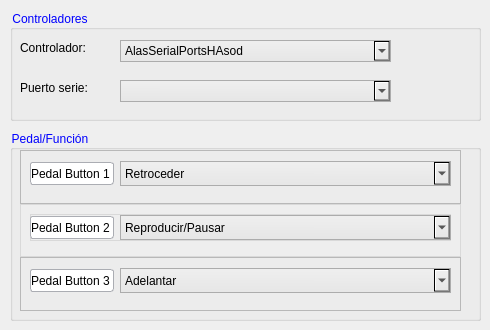
      <widget class="QWidget" name="tab_rep_pedales">
       <attribute name="title">
        <string>Pedales</string>
       </attribute>
       <widget class="QGroupBox" name="groupBox_28">
        <property name="geometry">
         <rect>
          <x>10</x>
          <y>10</y>
          <width>471</width>
          <height>111</height>
         </rect>
        </property>
        <property name="styleSheet">
         <string notr="true">color: rgb(0, 0, 255);</string>
        </property>
        <property name="title">
         <string>Controladores</string>
        </property>
        <widget class="QLabel" name="label_23">
         <property name="geometry">
          <rect>
           <x>10</x>
           <y>30</y>
           <width>71</width>
           <height>16</height>
          </rect>
         </property>
         <property name="styleSheet">
          <string notr="true">color: rgb(0, 0, 0);</string>
         </property>
         <property name="text">
          <string>Controlador:</string>
         </property>
        </widget>
        <widget class="QLabel" name="label_24">
         <property name="geometry">
          <rect>
           <x>10</x>
           <y>70</y>
           <width>71</width>
           <height>16</height>
          </rect>
         </property>
         <property name="styleSheet">
          <string notr="true">color: rgb(0, 0, 0);</string>
         </property>
         <property name="text">
          <string>Puerto serie:</string>
         </property>
        </widget>
        <widget class="QComboBox" name="comboBox_9">
         <property name="geometry">
          <rect>
           <x>110</x>
           <y>30</y>
           <width>271</width>
           <height>22</height>
          </rect>
         </property>
         <property name="styleSheet">
          <string notr="true">QComboBox{
	color: rgb(0, 0, 0);
	border: 1px solid rgb(172, 172, 172);
	background-color: qlineargradient(spread:pad, x1:0.494, y1:1, x2:0.5, y2:0, stop:0 rgba(230, 230, 230, 255), stop:1 rgba(239, 239, 239, 255));
	text-align: right;
}

QComboBox:hover{
	color: rgb(0, 0, 0);
	border: 1px solid rgb(86, 157, 229);
	background-color: qlineargradient(spread:pad, x1:0.505682, y1:1, x2:0.511, y2:0, stop:0 rgba(220, 236, 252, 255), stop:1 rgba(234, 243, 252, 255));
}</string>
         </property>
         <item>
          <property name="text">
           <string>AlasSerialPortsHAsod</string>
          </property>
         </item>
        </widget>
        <widget class="QComboBox" name="comboBox_10">
         <property name="geometry">
          <rect>
           <x>110</x>
           <y>70</y>
           <width>271</width>
           <height>22</height>
          </rect>
         </property>
         <property name="styleSheet">
          <string notr="true">QComboBox{
	color: rgb(0, 0, 0);
	border: 1px solid rgb(172, 172, 172);
	background-color: qlineargradient(spread:pad, x1:0.494, y1:1, x2:0.5, y2:0, stop:0 rgba(230, 230, 230, 255), stop:1 rgba(239, 239, 239, 255));
	text-align: right;
}

QComboBox:hover{
	color: rgb(0, 0, 0);
	border: 1px solid rgb(86, 157, 229);
	background-color: qlineargradient(spread:pad, x1:0.505682, y1:1, x2:0.511, y2:0, stop:0 rgba(220, 236, 252, 255), stop:1 rgba(234, 243, 252, 255));
}</string>
         </property>
        </widget>
       </widget>
       <widget class="QGroupBox" name="groupBox_29">
        <property name="geometry">
         <rect>
          <x>10</x>
          <y>130</y>
          <width>471</width>
          <height>191</height>
         </rect>
        </property>
        <property name="styleSheet">
         <string notr="true">color: rgb(0, 0, 255);</string>
        </property>
        <property name="title">
         <string>Pedal/Función</string>
        </property>
        <widget class="QWidget" name="layoutWidget">
         <property name="geometry">
          <rect>
           <x>10</x>
           <y>20</y>
           <width>441</width>
           <height>161</height>
          </rect>
         </property>
         <layout class="QVBoxLayout" name="verticalLayout">
          <property name="spacing">
           <number>0</number>
          </property>
          <item>
           <widget class="QFrame" name="frame_17">
            <property name="styleSheet">
             <string notr="true">#frame_17:hover{	
color: rgb(0, 0, 0);
	border: 1px solid rgb(86, 157, 229);
	background-color: qlineargradient(spread:pad, x1:0.505682, y1:1, x2:0.511, y2:0, stop:0 rgba(220, 236, 252, 255), stop:1 rgba(234, 243, 252, 255));
}</string>
            </property>
            <property name="frameShape">
             <enum>QFrame::StyledPanel</enum>
            </property>
            <property name="frameShadow">
             <enum>QFrame::Raised</enum>
            </property>
            <widget class="QWidget" name="layoutWidget">
             <property name="geometry">
              <rect>
               <x>10</x>
               <y>10</y>
               <width>421</width>
               <height>27</height>
              </rect>
             </property>
             <layout class="QHBoxLayout" name="horizontalLayout_18">
              <item>
               <widget class="QLineEdit" name="lineEdit_8">
                <property name="minimumSize">
                 <size>
                  <width>16</width>
                  <height>23</height>
                 </size>
                </property>
                <property name="styleSheet">
                 <string notr="true">QLineEdit{
	color: rgb(0, 0, 0);
	background-color: rgb(255, 255, 255);
	border: 1px solid rgb(171, 173, 179);
	border-radius: 3px;
}


</string>
                </property>
                <property name="text">
                 <string>Pedal Button 1</string>
                </property>
               </widget>
              </item>
              <item>
               <widget class="QComboBox" name="comboBox_11">
                <property name="minimumSize">
                 <size>
                  <width>331</width>
                  <height>25</height>
                 </size>
                </property>
                <property name="maximumSize">
                 <size>
                  <width>73</width>
                  <height>16777215</height>
                 </size>
                </property>
                <property name="styleSheet">
                 <string notr="true">QComboBox{
	color: rgb(0, 0, 0);
	border: 1px solid rgb(172, 172, 172);
	background-color: qlineargradient(spread:pad, x1:0.494, y1:1, x2:0.5, y2:0, stop:0 rgba(230, 230, 230, 255), stop:1 rgba(239, 239, 239, 255));
	text-align: right;
}

QComboBox:hover{
	color: rgb(0, 0, 0);
	border: 1px solid rgb(86, 157, 229);
	background-color: qlineargradient(spread:pad, x1:0.505682, y1:1, x2:0.511, y2:0, stop:0 rgba(220, 236, 252, 255), stop:1 rgba(234, 243, 252, 255));
}</string>
                </property>
                <item>
                 <property name="text">
                  <string>Retroceder</string>
                 </property>
                </item>
               </widget>
              </item>
             </layout>
            </widget>
           </widget>
          </item>
          <item>
           <widget class="QFrame" name="frame_19">
            <property name="styleSheet">
             <string notr="true">border: 1px solid rgb(217, 217, 217);
background-color: rgb(238, 238, 238);</string>
            </property>
            <property name="frameShape">
             <enum>QFrame::StyledPanel</enum>
            </property>
            <property name="frameShadow">
             <enum>QFrame::Raised</enum>
            </property>
            <widget class="QWidget" name="layoutWidget_8">
             <property name="geometry">
              <rect>
               <x>10</x>
               <y>10</y>
               <width>421</width>
               <height>27</height>
              </rect>
             </property>
             <layout class="QHBoxLayout" name="horizontalLayout_21">
              <item>
               <widget class="QLineEdit" name="lineEdit_20">
                <property name="minimumSize">
                 <size>
                  <width>16</width>
                  <height>23</height>
                 </size>
                </property>
                <property name="styleSheet">
                 <string notr="true">QLineEdit{
	color: rgb(0, 0, 0);
	background-color: rgb(255, 255, 255);
	border: 1px solid rgb(171, 173, 179);
	border-radius: 3px;
}


</string>
                </property>
                <property name="text">
                 <string>Pedal Button 2</string>
                </property>
               </widget>
              </item>
              <item>
               <widget class="QComboBox" name="comboBox_17">
                <property name="minimumSize">
                 <size>
                  <width>331</width>
                  <height>25</height>
                 </size>
                </property>
                <property name="maximumSize">
                 <size>
                  <width>73</width>
                  <height>16777215</height>
                 </size>
                </property>
                <property name="styleSheet">
                 <string notr="true">QComboBox{
	color: rgb(0, 0, 0);
	border: 1px solid rgb(172, 172, 172);
	background-color: qlineargradient(spread:pad, x1:0.494, y1:1, x2:0.5, y2:0, stop:0 rgba(230, 230, 230, 255), stop:1 rgba(239, 239, 239, 255));
	text-align: right;
}

QComboBox:hover{
	color: rgb(0, 0, 0);
	border: 1px solid rgb(86, 157, 229);
	background-color: qlineargradient(spread:pad, x1:0.505682, y1:1, x2:0.511, y2:0, stop:0 rgba(220, 236, 252, 255), stop:1 rgba(234, 243, 252, 255));
}</string>
                </property>
                <item>
                 <property name="text">
                  <string>Reproducir/Pausar</string>
                 </property>
                </item>
               </widget>
              </item>
             </layout>
            </widget>
           </widget>
          </item>
          <item>
           <widget class="QFrame" name="frame_20">
            <property name="styleSheet">
             <string notr="true">#frame_20:hover{	
color: rgb(0, 0, 0);
	border: 1px solid rgb(86, 157, 229);
	background-color: qlineargradient(spread:pad, x1:0.505682, y1:1, x2:0.511, y2:0, stop:0 rgba(220, 236, 252, 255), stop:1 rgba(234, 243, 252, 255));
}</string>
            </property>
            <property name="frameShape">
             <enum>QFrame::StyledPanel</enum>
            </property>
            <property name="frameShadow">
             <enum>QFrame::Raised</enum>
            </property>
            <widget class="QWidget" name="layoutWidget_10">
             <property name="geometry">
              <rect>
               <x>10</x>
               <y>10</y>
               <width>421</width>
               <height>27</height>
              </rect>
             </property>
             <layout class="QHBoxLayout" name="horizontalLayout_23">
              <item>
               <widget class="QLineEdit" name="lineEdit_22">
                <property name="minimumSize">
                 <size>
                  <width>16</width>
                  <height>23</height>
                 </size>
                </property>
                <property name="styleSheet">
                 <string notr="true">QLineEdit{
	color: rgb(0, 0, 0);
	background-color: rgb(255, 255, 255);
	border: 1px solid rgb(171, 173, 179);
	border-radius: 3px;
}


</string>
                </property>
                <property name="text">
                 <string>Pedal Button 3</string>
                </property>
               </widget>
              </item>
              <item>
               <widget class="QComboBox" name="comboBox_19">
                <property name="minimumSize">
                 <size>
                  <width>331</width>
                  <height>25</height>
                 </size>
                </property>
                <property name="maximumSize">
                 <size>
                  <width>73</width>
                  <height>16777215</height>
                 </size>
                </property>
                <property name="styleSheet">
                 <string notr="true">QComboBox{
	color: rgb(0, 0, 0);
	border: 1px solid rgb(172, 172, 172);
	background-color: qlineargradient(spread:pad, x1:0.494, y1:1, x2:0.5, y2:0, stop:0 rgba(230, 230, 230, 255), stop:1 rgba(239, 239, 239, 255));
	text-align: right;
}

QComboBox:hover{
	color: rgb(0, 0, 0);
	border: 1px solid rgb(86, 157, 229);
	background-color: qlineargradient(spread:pad, x1:0.505682, y1:1, x2:0.511, y2:0, stop:0 rgba(220, 236, 252, 255), stop:1 rgba(234, 243, 252, 255));
}</string>
                </property>
                <item>
                 <property name="text">
                  <string>Adelantar</string>
                 </property>
                </item>
               </widget>
              </item>
             </layout>
            </widget>
           </widget>
          </item>
         </layout>
        </widget>
       </widget>
      </widget>
